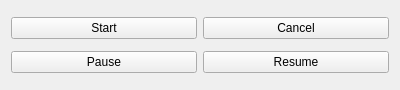
<?xml version="1.0" encoding="UTF-8"?>
<ui version="4.0">
 <class>Widget</class>
 <widget class="QWidget" name="Widget">
  <property name="geometry">
   <rect>
    <x>0</x>
    <y>0</y>
    <width>400</width>
    <height>90</height>
   </rect>
  </property>
  <property name="windowTitle">
   <string>Widget</string>
  </property>
  <layout class="QVBoxLayout" name="verticalLayout">
   <item>
    <layout class="QHBoxLayout" name="horizontalLayout">
     <item>
      <widget class="QPushButton" name="startButton">
       <property name="text">
        <string>Start</string>
       </property>
      </widget>
     </item>
     <item>
      <widget class="QPushButton" name="cancelButton">
       <property name="text">
        <string>Cancel</string>
       </property>
      </widget>
     </item>
    </layout>
   </item>
   <item>
    <layout class="QHBoxLayout" name="horizontalLayout_2">
     <item>
      <widget class="QPushButton" name="pauseButton">
       <property name="text">
        <string>Pause</string>
       </property>
      </widget>
     </item>
     <item>
      <widget class="QPushButton" name="resumeButton">
       <property name="text">
        <string>Resume</string>
       </property>
      </widget>
     </item>
    </layout>
   </item>
  </layout>
 </widget>
 <layoutdefault spacing="6" margin="11"/>
 <resources/>
 <connections/>
</ui>
